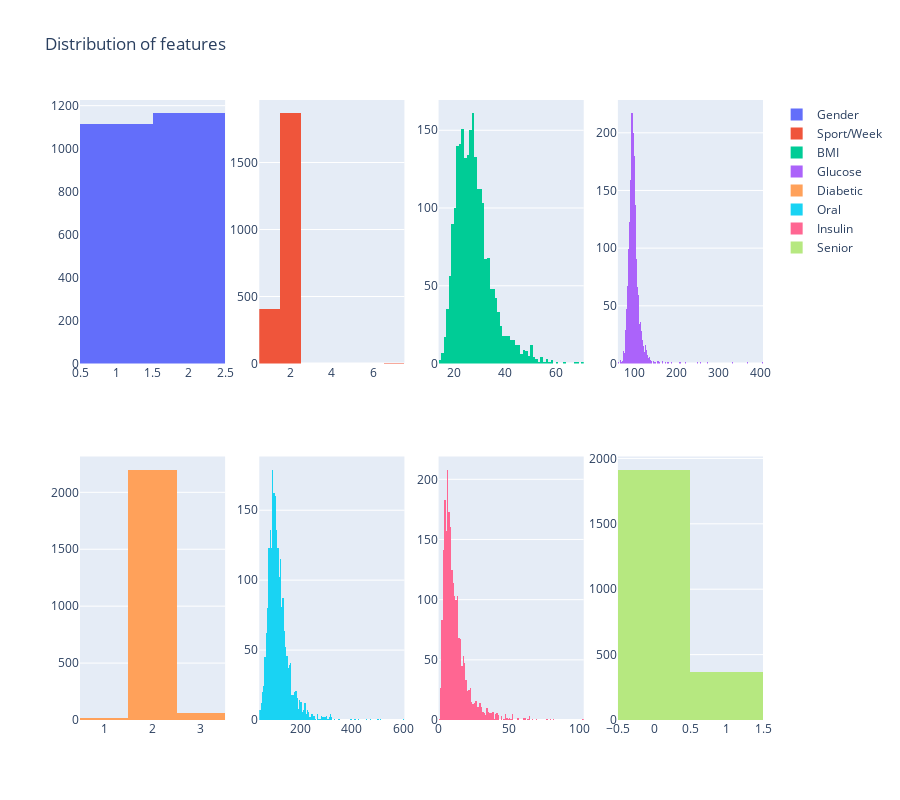

Source (notebook cell):
### Markdown cell above
#### Correlation looks not so promising

### Code cell
fig = make_subplots(rows=2, cols=4)

for i in range(8):
    fig.add_trace(go.Histogram(x=df[df.columns[i]], name=df.columns[i]), row=(i // 4) + 1, col=(i % 4) + 1)
fig.update_layout(height=800)
fig.update_traces(marker_line_width = 0)
fig.update_layout(title='Distribution of features')
fig.show()

### Figure 1 — Plotly figure (JSON) as saved in the notebook; plotly's stock layout.template omitted (floating-point values rounded to 4 significant figures; data arrays with more than 128 entries replaced by an {"elided": "..."} marker saying what was removed)
{"data": [{"marker": {"line": {"width": 0}}, "name": "Gender", "type": "histogram", "x": {"elided": "2278 int values"}, "xaxis": "x", "yaxis": "y"}, {"marker": {"line": {"width": 0}}, "name": "Sport/Week", "type": "histogram", "x": {"elided": "2278 int values"}, "xaxis": "x2", "yaxis": "y2"}, {"marker": {"line": {"width": 0}}, "name": "BMI", "type": "histogram", "x": {"elided": "2278 float values"}, "xaxis": "x3", "yaxis": "y3"}, {"marker": {"line": {"width": 0}}, "name": "Glucose", "type": "histogram", "x": {"elided": "2278 int values"}, "xaxis": "x4", "yaxis": "y4"}, {"marker": {"line": {"width": 0}}, "name": "Diabetic", "type": "histogram", "x": {"elided": "2278 int values"}, "xaxis": "x5", "yaxis": "y5"}, {"marker": {"line": {"width": 0}}, "name": "Oral", "type": "histogram", "x": {"elided": "2278 int values"}, "xaxis": "x6", "yaxis": "y6"}, {"marker": {"line": {"width": 0}}, "name": "Insulin", "type": "histogram", "x": {"elided": "2278 float values"}, "xaxis": "x7", "yaxis": "y7"}, {"marker": {"line": {"width": 0}}, "name": "Senior", "type": "histogram", "x": {"elided": "2278 int values"}, "xaxis": "x8", "yaxis": "y8"}], "layout": {"height": 800, "title": {"text": "Distribution of features"}, "xaxis": {"anchor": "y", "domain": [0, 0.2125]}, "xaxis2": {"anchor": "y2", "domain": [0.2625, 0.475]}, "xaxis3": {"anchor": "y3", "domain": [0.525, 0.7375]}, "xaxis4": {"anchor": "y4", "domain": [0.7875, 1]}, "xaxis5": {"anchor": "y5", "domain": [0, 0.2125]}, "xaxis6": {"anchor": "y6", "domain": [0.2625, 0.475]}, "xaxis7": {"anchor": "y7", "domain": [0.525, 0.7375]}, "xaxis8": {"anchor": "y8", "domain": [0.7875, 1]}, "yaxis": {"anchor": "x", "domain": [0.575, 1]}, "yaxis2": {"anchor": "x2", "domain": [0.575, 1]}, "yaxis3": {"anchor": "x3", "domain": [0.575, 1]}, "yaxis4": {"anchor": "x4", "domain": [0.575, 1]}, "yaxis5": {"anchor": "x5", "domain": [0, 0.425]}, "yaxis6": {"anchor": "x6", "domain": [0, 0.425]}, "yaxis7": {"anchor": "x7", "domain": [0, 0.425]}, "yaxis8": {"anchor": "x8", "domain": [0, 0.425]}}}
